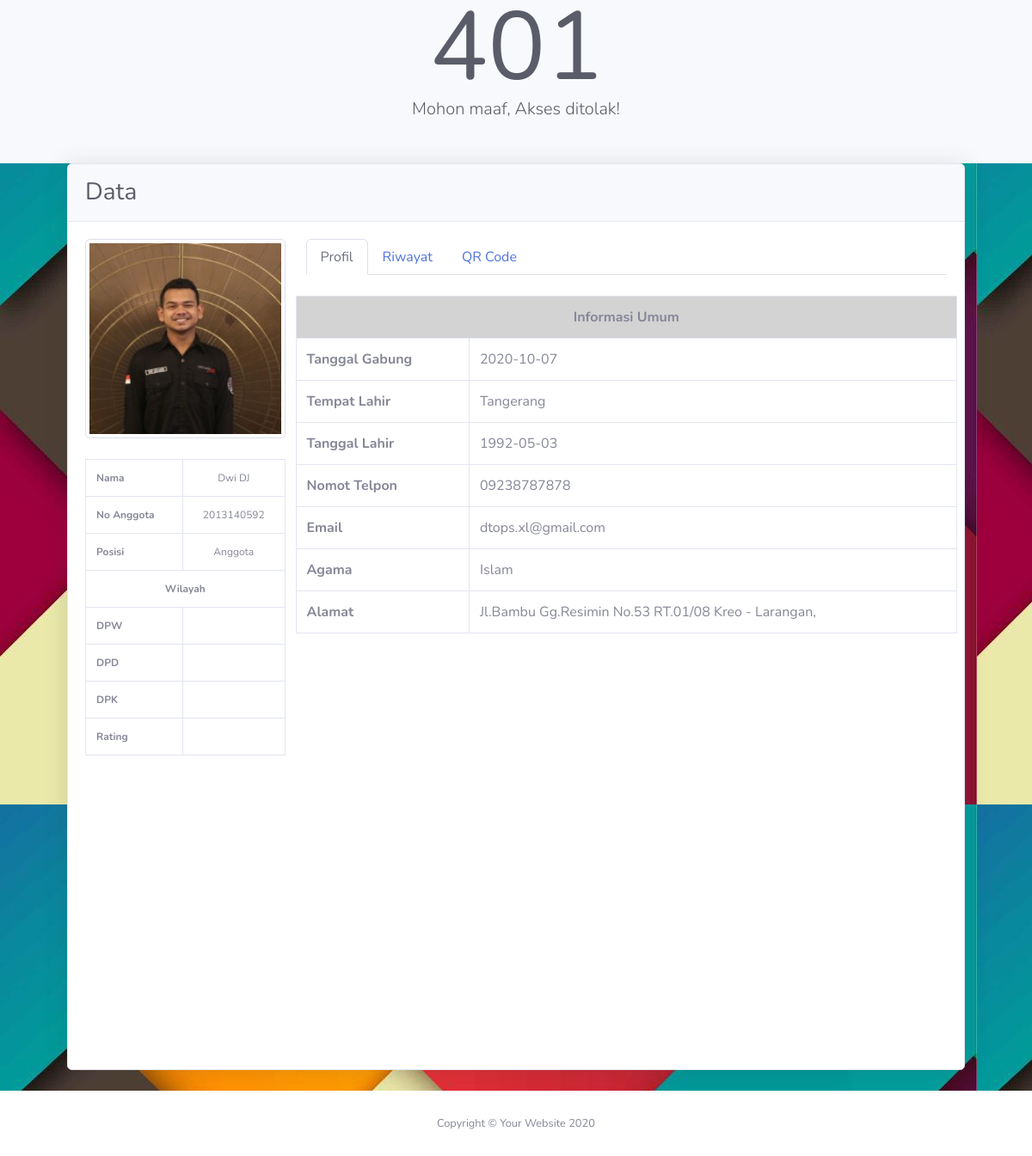
The page /index.php/qrcode/read on the database its author committed.
### tables this page shows
CREATE TABLE `user` (
  `id` int(11) NOT NULL AUTO_INCREMENT,
  `member_no` varchar(20) DEFAULT NULL,
  `fullname` varchar(75) DEFAULT NULL,
  `gender` varchar(20) DEFAULT NULL,
  `religion` varchar(20) DEFAULT NULL,
  `dob` date DEFAULT NULL,
  `pob` varchar(20) DEFAULT NULL,
  `address` text,
  `email` varchar(75) DEFAULT NULL,
  `phone_number` varchar(13) DEFAULT NULL,
  `password` varchar(225) DEFAULT NULL,
  `position_id` int(11) DEFAULT NULL,
  `position_scope` varchar(30) DEFAULT NULL,
  `position_province_id` int(11) DEFAULT '0',
  `position_regency_id` int(11) DEFAULT '0',
  `position_district_id` int(11) DEFAULT '0',
  `position_village_id` varchar(25) DEFAULT '0',
  `photo` varchar(100) DEFAULT NULL,
  `join_date` date DEFAULT NULL,
  `update_at` datetime DEFAULT NULL,
  `registration_date` date DEFAULT NULL,
  `expired_date` date DEFAULT NULL,
  `is_active` int(11) DEFAULT NULL,
  `unique_code` varchar(225) DEFAULT NULL,
  PRIMARY KEY (`id`)
);

CREATE TABLE `position` (
  `id` int(11) NOT NULL AUTO_INCREMENT,
  `position_name` varchar(75) DEFAULT NULL,
  `kode` varchar(20) DEFAULT NULL,
  `description` text,
  PRIMARY KEY (`id`)
);

### application/controllers/Qrcode.php (called while the page is built, shortened)
<?php
class Qrcode extends CI_Controller
{
    public function __construct()
    {
        $this->load->model('_Qrcode');
    }
    public function read()
    {
        if (empty($_GET['unique_code'])) {
            $this->load->view('Unauthorized');
        }
        $this->load->model('Administrator/_Administrator', '_Administrator');
        $data['form'] = $this->_Administrator->_get_user(array('unique_code' => $_GET['unique_code']));
        $data['form'] = @$data['form'][0];
        if ($data['form']) {
            $this->load->view('Qrcode', $data);
        } else {
            $this->load->view('Unauthorized');
        }
        $this->load->view('templates/Footer');
    }
}

### index.php (called while the page is built, shortened)
<?php
require_once BASEPATH.'core/CodeIgniter.php';

### application/models/Administrator/_Administrator.php (called while the page is built, shortened)
<?php
class _Administrator extends _Base_Model
{
    public function _get_user($data = null)
    {
        $where = ' ';
        $sql = 'SELECT a.*,b.position_name
        FROM user AS a
        LEFT JOIN position AS b ON a.position_id = b.id
        WHERE a.id != 1 ' . $where;
        $query = $this->db->query($sql);
        $result = $query->result_array();
        return $result;
    }
}

### application/views/Qrcode.php (the view, shortened to what this page needs)
<!DOCTYPE html>
<html lang="en">
<head>
    <link href="<?= base_url() ?>assets/templates/vendor/fontawesome-free/css/all.min.css" rel="stylesheet" type="text/css">
    <link href="<?= base_url() ?>assets/templates/css/sb-admin-2.min.css" rel="stylesheet">
</head>
<body style="background-image: url('<?= base_url('assets/background.jpg') ?>');">
    <div class="container">
        <div class="container-fluid">
            <div class="card shadow mb-4">
                <div class="card-header py-3 ">
                    <div class="row">
                        <div class="col-md-12">
                            <h1 class="h3 mb-0 text-gray-800">Data</h1>
                        </div>
                    </div>
                </div>
                <div class="card-body">
                    <div class="content-wrapper" style="min-height: 946px;">
                        <section class="content">
                            <div class="row">
                                <div class="col-md-3">
                                    <div class="row">
                                        <div class="col-md-12">
                                            <div class="box box-primary">
                                                <div class="box-body text-center">
                                                    <img src="<?= base_url('uploads/photo/' . @$form['photo']) ?>" class="img-thumbnail" width="304" height="236">
                                                    <br />
                                                    <br />
                                                    <table class="table table-bordered table-hover table-condensed">
                                                        <tbody>
                                                            <tr>
                                                                <td style="text-align: left;"><strong> Nama </strong></td>
                                                                <td class="mailbox-name"> <?= $form['fullname'] ?> </td>
                                                            </tr>
                                                            <tr>
                                                                <td style="text-align: left;"><strong> No Anggota </strong></td>
                                                                <td class="mailbox-name"> <?= $form['member_no'] ?> </td>
                                                            </tr>
                                                            <tr>
                                                                <td style="text-align: left;"><strong> Posisi </strong></td>
                                                                <td class="mailbox-name"> <?= $form['position_name'] ?> </td>
                                                            </tr>
                                                            <tr>
                                                                <td style="text-align: center;" colspan="2"><strong> Wilayah </strong></td>
                                                            </tr>
                                                            <tr>
                                                                <td style="text-align: left;"><strong> DPW </strong></td>
                                                                <td class="mailbox-name"> <?= $form['province_name'] ?> </td>
                                                            </tr>
                                                            <tr>
                                                                <td style="text-align: left;"><strong> DPD </strong></td>
                                                                <td class="mailbox-name"> <?= $form['regency_name'] ?> </td>
                                                            </tr>
                                                            <tr>
                                                                <td style="text-align: left;"><strong> DPK </strong></td>
                                                                <td class="mailbox-name"> <?= $form['district_name'] ?> </td>
                                                            </tr>
                                                            <tr>
                                                                <td style="text-align: left;"><strong> Rating </strong></td>
                                                                <td class="mailbox-name"> <?= $form['village_name'] ?> </td>
                                                            </tr>
                                                        </tbody>
                                                    </table>
                                                </div>
                                            </div>
                                        </div>
                                    </div>
                                </div>
                                <div class="col-md-9">
                                    <div class="box box-primary">
                                        <div class="box-body">
                                            <ul class="nav nav-tabs" role="tablist">
                                                <li class="nav-item">
                                                    <a class="nav-link active" href="#Profil" role="tab" data-toggle="tab">Profil</a>
                                                </li>
												<li class="nav-item">
													<a class="nav-link" href="#Riwayat" onclick="showRiwayat(<?= @$form['id'] ?>);" role="tab" data-toggle="tab">Riwayat</a>
												</li>
                                                <li class="nav-item">
                                                    <a class="nav-link" href="#qrCode" role="tab" data-toggle="tab">QR Code</a>
                                                </li>
                                            </ul>
                                            <div class="tab-content">
                                                <div role="tabpanel" class="tab-pane active" id="Profil">
                                                    <div class="row">
                                                        <div class="table-responsive mailbox-messages">
                                                            <table class="table table-bordered table-hover">
                                                                <br>
                                                                <tbody>
                                                                    <tr>
                                                                        <td colspan="2" style="text-align: center;" bgcolor="lightgrey"><strong> Informasi Umum </strong></td>
                                                                    </tr>
                                                                    <tr>
                                                                        <td><strong> Tanggal Gabung </strong></td>
                                                                        <td class="mailbox-name"> <?= $form['join_date'] ?> </td>
                                                                    </tr>
                                                                    <tr>
                                                                        <td><strong> Tempat Lahir </strong></td>
                                                                        <td class="mailbox-name"> <?= $form['pob'] ?> </td>
                                                                    </tr>
                                                                    <tr>
                                                                        <td><strong> Tanggal Lahir </strong></td>
                                                                        <td class="mailbox-name"> <?= $form['dob'] ?> </td>
                                                                    </tr>
                                                                    <tr>
                                                                        <td><strong> Nomot Telpon </strong></td>
                                                                        <td class="mailbox-name"> <?= $form['phone_number'] ?> </td>
                                                                    </tr>
                                                                    <tr>
                                                                        <td><strong> Email </strong></td>
                                                                        <td class="mailbox-name"> <?= $form['email'] ?></td>
                                                                    </tr>
                                                                    <tr>
                                                                        <td><strong> Agama </strong></td>
                                                                        <td class="mailbox-name"> <?= $form['religion'] ?></td>
                                                                    </tr>
                                                                    <tr>
                                                                        <td><strong> Alamat </strong></td>
                                                                        <td class="mailbox-name"> <?= $form['address']  ?>
                                                                        </td>
                                                                    </tr>
                                                                </tbody>
                                                            </table>
                                                        </div>
                                                    </div>
                                                </div>
                                            </div>
                                        </div>
                                    </div>
                                </div>
                            </div>
                        </section>
                    </div>
                </div>
            </div>
        </div>
    </div>
</body>
</html>

### application/views/Unauthorized.php (shortened to what this page needs)
<!DOCTYPE html>
<html lang="en">
<head>
    <link href="<?= base_url('assets/templates/') ?>vendor/fontawesome-free/css/all.min.css" rel="stylesheet" type="text/css">
    <link href="<?= base_url('assets/templates/') ?>css/sb-admin-2.min.css" rel="stylesheet">
</head>
<body id="page-top">
    <div id="wrapper">
        <div id="content-wrapper" class="d-flex flex-column">
            <div id="content">
                <div class="container-fluid">
                    <div class="text-center">
                        <div class="error mx-auto" data-text="401">401</div>
                        <p class="lead text-gray-800 mb-5">Mohon maaf, Akses ditolak!</p>
                    </div>
                </div>
            </div>
        </div>
    </div>
</body>
</html>

### application/views/templates/Footer.php (shortened to what this page needs)
<footer class="sticky-footer bg-white">
    <div class="container my-auto">
        <div class="copyright text-center my-auto">
            <span>Copyright &copy; Your Website 2020</span>
        </div>
    </div>
</footer>
</body>
</html>

### application/views/Qrcode.php (style rules this page uses)
.table-condensed { font-size: 12px; }

### rows shown on the page
user: photo (picture), fullname "Dwi DJ", member_no "2013140592", join_date "2020-10-07", pob "Tangerang", dob "1992-05-03", phone_number "09238787878", email "dtops.xl@gmail.com", religion "Islam", address "Jl.Bambu Gg.Resimin No.53 RT.01/08 Kreo - Larangan,"
position: position_name "Anggota"
